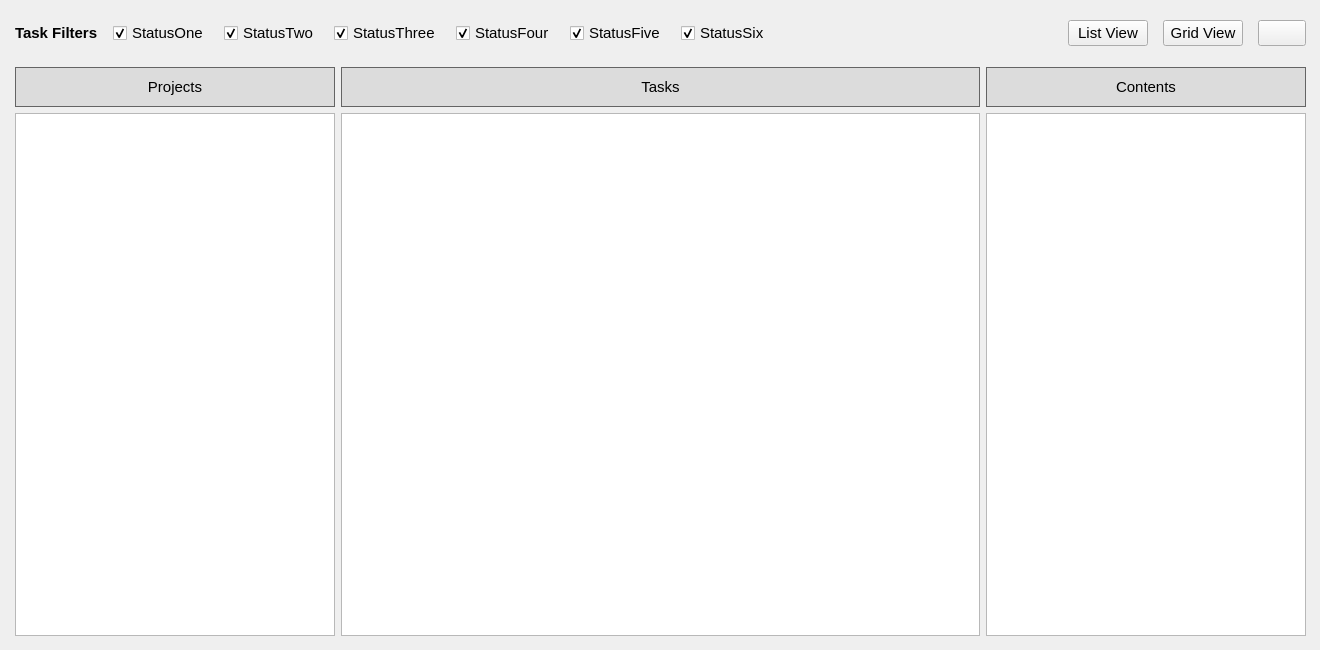
       <widget class="QWidget" name="tasksTab">
        <property name="font">
         <font>
          <pointsize>11</pointsize>
         </font>
        </property>
        <attribute name="title">
         <string>TASKS</string>
        </attribute>
        <widget class="QWidget" name="verticalLayoutWidget">
         <property name="geometry">
          <rect>
           <x>10</x>
           <y>10</y>
           <width>1301</width>
           <height>631</height>
          </rect>
         </property>
         <layout class="QVBoxLayout" name="verticalLayout_4" stretch="0,20">
          <item>
           <layout class="QHBoxLayout" name="filterBar">
            <property name="spacing">
             <number>15</number>
            </property>
            <property name="leftMargin">
             <number>5</number>
            </property>
            <property name="topMargin">
             <number>10</number>
            </property>
            <property name="rightMargin">
             <number>5</number>
            </property>
            <property name="bottomMargin">
             <number>10</number>
            </property>
            <item>
             <widget class="QLabel" name="tasksHideTasksFilter">
              <property name="font">
               <font>
                <pointsize>11</pointsize>
                <bold>true</bold>
                <kerning>true</kerning>
               </font>
              </property>
              <property name="text">
               <string>Task Filters</string>
              </property>
             </widget>
            </item>
            <item>
             <widget class="QCheckBox" name="tasksFilter1">
              <property name="font">
               <font>
                <pointsize>11</pointsize>
               </font>
              </property>
              <property name="text">
               <string>StatusOne</string>
              </property>
              <property name="checked">
               <bool>true</bool>
              </property>
             </widget>
            </item>
            <item>
             <widget class="QCheckBox" name="tasksFilter2">
              <property name="font">
               <font>
                <pointsize>11</pointsize>
               </font>
              </property>
              <property name="text">
               <string>StatusTwo</string>
              </property>
              <property name="checked">
               <bool>true</bool>
              </property>
             </widget>
            </item>
            <item>
             <widget class="QCheckBox" name="tasksFilter3">
              <property name="font">
               <font>
                <pointsize>11</pointsize>
               </font>
              </property>
              <property name="text">
               <string>StatusThree</string>
              </property>
              <property name="checked">
               <bool>true</bool>
              </property>
             </widget>
            </item>
            <item>
             <widget class="QCheckBox" name="tasksFilter4">
              <property name="font">
               <font>
                <pointsize>11</pointsize>
               </font>
              </property>
              <property name="text">
               <string>StatusFour</string>
              </property>
              <property name="checked">
               <bool>true</bool>
              </property>
             </widget>
            </item>
            <item>
             <widget class="QCheckBox" name="tasksFilter5">
              <property name="font">
               <font>
                <pointsize>11</pointsize>
               </font>
              </property>
              <property name="text">
               <string>StatusFive</string>
              </property>
              <property name="checked">
               <bool>true</bool>
              </property>
             </widget>
            </item>
            <item>
             <widget class="QCheckBox" name="tasksFilter6">
              <property name="font">
               <font>
                <pointsize>11</pointsize>
               </font>
              </property>
              <property name="text">
               <string>StatusSix</string>
              </property>
              <property name="checked">
               <bool>true</bool>
              </property>
             </widget>
            </item>
            <item>
             <spacer name="horizontalSpacer_2">
              <property name="orientation">
               <enum>Qt::Horizontal</enum>
              </property>
              <property name="sizeHint" stdset="0">
               <size>
                <width>40</width>
                <height>20</height>
               </size>
              </property>
             </spacer>
            </item>
            <item>
             <widget class="QPushButton" name="tasksListView">
              <property name="font">
               <font>
                <pointsize>11</pointsize>
               </font>
              </property>
              <property name="text">
               <string>List View</string>
              </property>
             </widget>
            </item>
            <item>
             <widget class="QPushButton" name="tasksGridView">
              <property name="font">
               <font>
                <pointsize>11</pointsize>
               </font>
              </property>
              <property name="text">
               <string>Grid View</string>
              </property>
             </widget>
            </item>
            <item>
             <widget class="QPushButton" name="buttonTasksFolder">
              <property name="sizePolicy">
               <sizepolicy hsizetype="Minimum" vsizetype="Preferred">
                <horstretch>0</horstretch>
                <verstretch>0</verstretch>
               </sizepolicy>
              </property>
              <property name="font">
               <font>
                <pointsize>11</pointsize>
               </font>
              </property>
              <property name="text">
               <string/>
              </property>
              <property name="icon">
               <iconset>
                <selectedon>ui/images/folder_icon.png</selectedon>
               </iconset>
              </property>
             </widget>
            </item>
           </layout>
          </item>
          <item>
           <layout class="QHBoxLayout" name="horizontalLayout_9" stretch="3,6,3">
            <property name="leftMargin">
             <number>5</number>
            </property>
            <property name="topMargin">
             <number>5</number>
            </property>
            <property name="rightMargin">
             <number>5</number>
            </property>
            <property name="bottomMargin">
             <number>5</number>
            </property>
            <item>
             <layout class="QVBoxLayout" name="verticalLayout_10">
              <property name="spacing">
               <number>6</number>
              </property>
              <item>
               <widget class="QLabel" name="labelTasksProjects">
                <property name="minimumSize">
                 <size>
                  <width>0</width>
                  <height>40</height>
                 </size>
                </property>
                <property name="font">
                 <font>
                  <pointsize>11</pointsize>
                  <bold>false</bold>
                 </font>
                </property>
                <property name="styleSheet">
                 <string notr="true">QLabel {
    background-color: rgb(220, 220, 220);
    border: 1px solid rgb(100, 100,100);
}</string>
                </property>
                <property name="text">
                 <string>Projects</string>
                </property>
                <property name="alignment">
                 <set>Qt::AlignCenter</set>
                </property>
               </widget>
              </item>
              <item>
               <widget class="QListWidget" name="listTaskProjects"/>
              </item>
             </layout>
            </item>
            <item>
             <layout class="QVBoxLayout" name="verticalLayout_12">
              <item>
               <widget class="QLabel" name="labelTasksTasks">
                <property name="minimumSize">
                 <size>
                  <width>0</width>
                  <height>40</height>
                 </size>
                </property>
                <property name="font">
                 <font>
                  <pointsize>11</pointsize>
                  <bold>false</bold>
                 </font>
                </property>
                <property name="styleSheet">
                 <string notr="true">QLabel {
    background-color: rgb(220, 220, 220);
    border: 1px solid rgb(100, 100,100);
}</string>
                </property>
                <property name="text">
                 <string>Tasks</string>
                </property>
                <property name="alignment">
                 <set>Qt::AlignCenter</set>
                </property>
               </widget>
              </item>
              <item>
               <widget class="QListWidget" name="listTasksTasks"/>
              </item>
             </layout>
            </item>
            <item>
             <layout class="QVBoxLayout" name="verticalLayout_13">
              <item>
               <widget class="QLabel" name="labelTasksContents">
                <property name="minimumSize">
                 <size>
                  <width>0</width>
                  <height>40</height>
                 </size>
                </property>
                <property name="font">
                 <font>
                  <pointsize>11</pointsize>
                  <bold>false</bold>
                 </font>
                </property>
                <property name="styleSheet">
                 <string notr="true">QLabel {
    background-color: rgb(220, 220, 220);
    border: 1px solid rgb(100, 100,100);
}</string>
                </property>
                <property name="text">
                 <string>Contents</string>
                </property>
                <property name="alignment">
                 <set>Qt::AlignCenter</set>
                </property>
               </widget>
              </item>
              <item>
               <widget class="QListWidget" name="listTasksContents"/>
              </item>
             </layout>
            </item>
           </layout>
          </item>
         </layout>
        </widget>
       </widget>
